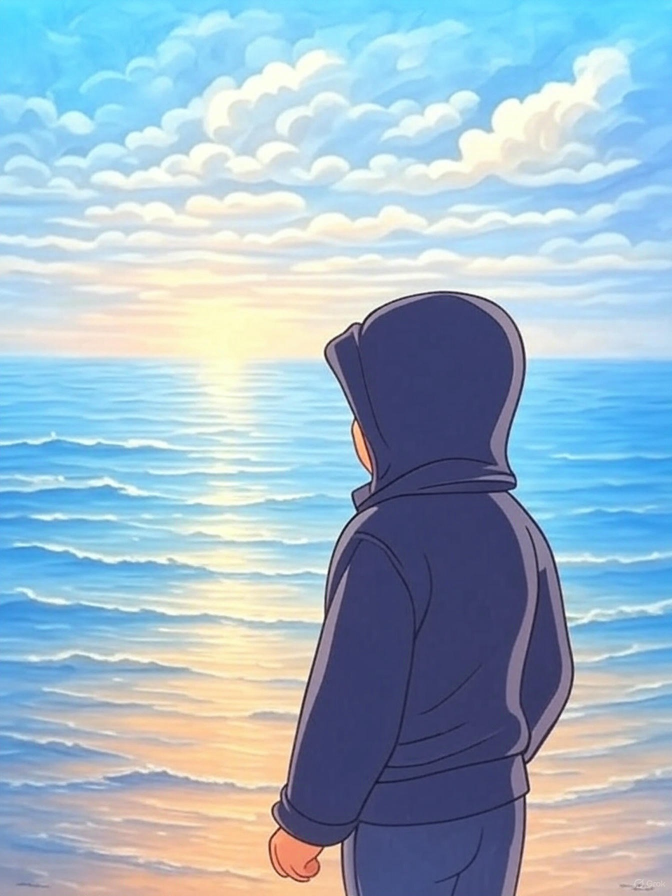
#> input picture src/images/photo.jpg, 1344 x 1792 px, found by its file name (shown at 1/2 size)
$ python convert_favicon.py
#> lines starting #> are read from the running program, lines starting #| are printed output that depends on the picture
from PIL import Image
import os

src_path = os.path.join('src', 'images', 'photo.jpg')
dest_dir = 'public'

# 打开源图片
img = Image.open(src_path)
#> img is the input picture: PIL image 1344x1792 RGB; mean R, G, B 157.7, 182.1, 199.8

# 转换为PNG格式
img = img.convert('RGBA')
#> img: PIL image 1344x1792 RGBA

# 生成不同尺寸的图标
sizes = {
    'android-chrome-192x192.png': (192, 192),
    'android-chrome-512x512.png': (512, 512),
    'apple-touch-icon.png': (180, 180),
    'favicon-16x16.png': (16, 16),
    'favicon-32x32.png': (32, 32)
}

for filename, size in sizes.items():
    resized = img.resize(size, Image.Resampling.LANCZOS)
    resized.save(os.path.join(dest_dir, filename))
#> this loop made 5 passes
#> pass 1, `resized = img.resize(size, Image.Resampling.LANCZOS)`:
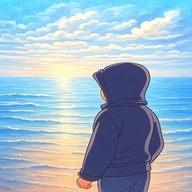
#> resized: PIL image 192x192 RGBA; mean R, G, B, A 157.7, 182.1, 199.8, 255
#> pass 2, `resized = img.resize(size, Image.Resampling.LANCZOS)`:
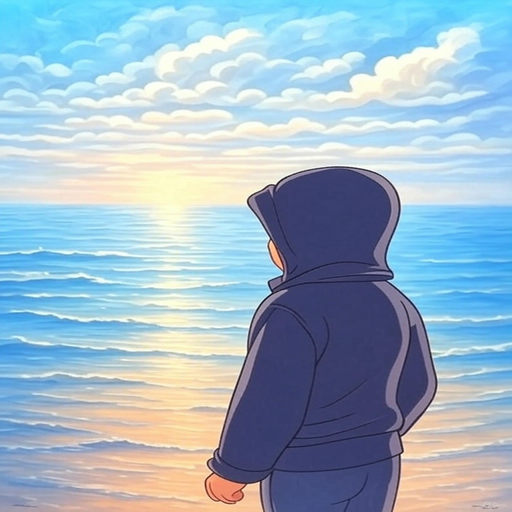
#> resized: PIL image 512x512 RGBA; mean R, G, B, A 157.7, 182.1, 199.8, 255
#> pass 3, `resized = img.resize(size, Image.Resampling.LANCZOS)`:
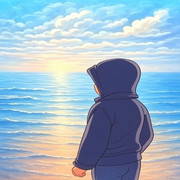
#> resized: PIL image 180x180 RGBA; mean R, G, B, A 157.7, 182.1, 199.8, 255
#> after the loop:
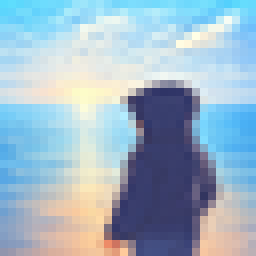
#> resized: PIL image 32x32 RGBA (shown 8 times larger); mean R, G, B, A 157.7, 182.1, 199.8, 255

# 生成favicon.ico
ico_size = (32, 32)
ico = img.resize(ico_size, Image.Resampling.LANCZOS)
ico.save(os.path.join(dest_dir, 'favicon.ico'))
